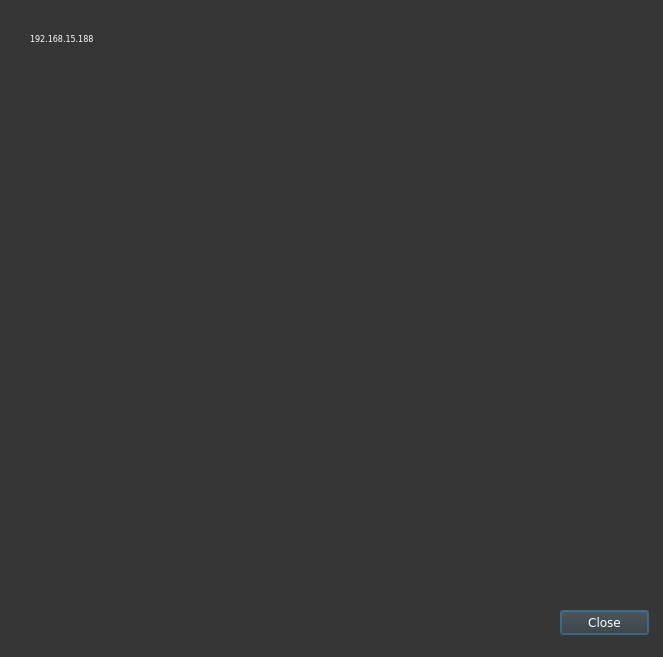
<?xml version="1.0" encoding="UTF-8"?>
<ui version="4.0">
 <class>MessagesList</class>
 <widget class="QDialog" name="MessagesList">
  <property name="geometry">
   <rect>
    <x>0</x>
    <y>0</y>
    <width>663</width>
    <height>657</height>
   </rect>
  </property>
  <property name="palette">
   <palette>
    <active>
     <colorrole role="WindowText">
      <brush brushstyle="SolidPattern">
       <color alpha="255">
        <red>255</red>
        <green>255</green>
        <blue>255</blue>
       </color>
      </brush>
     </colorrole>
     <colorrole role="Button">
      <brush brushstyle="SolidPattern">
       <color alpha="255">
        <red>54</red>
        <green>54</green>
        <blue>54</blue>
       </color>
      </brush>
     </colorrole>
     <colorrole role="Light">
      <brush brushstyle="SolidPattern">
       <color alpha="255">
        <red>81</red>
        <green>81</green>
        <blue>81</blue>
       </color>
      </brush>
     </colorrole>
     <colorrole role="Midlight">
      <brush brushstyle="SolidPattern">
       <color alpha="255">
        <red>67</red>
        <green>67</green>
        <blue>67</blue>
       </color>
      </brush>
     </colorrole>
     <colorrole role="Dark">
      <brush brushstyle="SolidPattern">
       <color alpha="255">
        <red>27</red>
        <green>27</green>
        <blue>27</blue>
       </color>
      </brush>
     </colorrole>
     <colorrole role="Mid">
      <brush brushstyle="SolidPattern">
       <color alpha="255">
        <red>36</red>
        <green>36</green>
        <blue>36</blue>
       </color>
      </brush>
     </colorrole>
     <colorrole role="Text">
      <brush brushstyle="SolidPattern">
       <color alpha="255">
        <red>255</red>
        <green>255</green>
        <blue>255</blue>
       </color>
      </brush>
     </colorrole>
     <colorrole role="BrightText">
      <brush brushstyle="SolidPattern">
       <color alpha="255">
        <red>255</red>
        <green>255</green>
        <blue>255</blue>
       </color>
      </brush>
     </colorrole>
     <colorrole role="ButtonText">
      <brush brushstyle="SolidPattern">
       <color alpha="255">
        <red>255</red>
        <green>255</green>
        <blue>255</blue>
       </color>
      </brush>
     </colorrole>
     <colorrole role="Base">
      <brush brushstyle="SolidPattern">
       <color alpha="255">
        <red>64</red>
        <green>64</green>
        <blue>64</blue>
       </color>
      </brush>
     </colorrole>
     <colorrole role="Window">
      <brush brushstyle="SolidPattern">
       <color alpha="255">
        <red>54</red>
        <green>54</green>
        <blue>54</blue>
       </color>
      </brush>
     </colorrole>
     <colorrole role="Shadow">
      <brush brushstyle="SolidPattern">
       <color alpha="255">
        <red>0</red>
        <green>0</green>
        <blue>0</blue>
       </color>
      </brush>
     </colorrole>
     <colorrole role="AlternateBase">
      <brush brushstyle="SolidPattern">
       <color alpha="255">
        <red>27</red>
        <green>27</green>
        <blue>27</blue>
       </color>
      </brush>
     </colorrole>
     <colorrole role="ToolTipBase">
      <brush brushstyle="SolidPattern">
       <color alpha="255">
        <red>255</red>
        <green>255</green>
        <blue>220</blue>
       </color>
      </brush>
     </colorrole>
     <colorrole role="ToolTipText">
      <brush brushstyle="SolidPattern">
       <color alpha="255">
        <red>0</red>
        <green>0</green>
        <blue>0</blue>
       </color>
      </brush>
     </colorrole>
    </active>
    <inactive>
     <colorrole role="WindowText">
      <brush brushstyle="SolidPattern">
       <color alpha="255">
        <red>255</red>
        <green>255</green>
        <blue>255</blue>
       </color>
      </brush>
     </colorrole>
     <colorrole role="Button">
      <brush brushstyle="SolidPattern">
       <color alpha="255">
        <red>54</red>
        <green>54</green>
        <blue>54</blue>
       </color>
      </brush>
     </colorrole>
     <colorrole role="Light">
      <brush brushstyle="SolidPattern">
       <color alpha="255">
        <red>81</red>
        <green>81</green>
        <blue>81</blue>
       </color>
      </brush>
     </colorrole>
     <colorrole role="Midlight">
      <brush brushstyle="SolidPattern">
       <color alpha="255">
        <red>67</red>
        <green>67</green>
        <blue>67</blue>
       </color>
      </brush>
     </colorrole>
     <colorrole role="Dark">
      <brush brushstyle="SolidPattern">
       <color alpha="255">
        <red>27</red>
        <green>27</green>
        <blue>27</blue>
       </color>
      </brush>
     </colorrole>
     <colorrole role="Mid">
      <brush brushstyle="SolidPattern">
       <color alpha="255">
        <red>36</red>
        <green>36</green>
        <blue>36</blue>
       </color>
      </brush>
     </colorrole>
     <colorrole role="Text">
      <brush brushstyle="SolidPattern">
       <color alpha="255">
        <red>255</red>
        <green>255</green>
        <blue>255</blue>
       </color>
      </brush>
     </colorrole>
     <colorrole role="BrightText">
      <brush brushstyle="SolidPattern">
       <color alpha="255">
        <red>255</red>
        <green>255</green>
        <blue>255</blue>
       </color>
      </brush>
     </colorrole>
     <colorrole role="ButtonText">
      <brush brushstyle="SolidPattern">
       <color alpha="255">
        <red>255</red>
        <green>255</green>
        <blue>255</blue>
       </color>
      </brush>
     </colorrole>
     <colorrole role="Base">
      <brush brushstyle="SolidPattern">
       <color alpha="255">
        <red>64</red>
        <green>64</green>
        <blue>64</blue>
       </color>
      </brush>
     </colorrole>
     <colorrole role="Window">
      <brush brushstyle="SolidPattern">
       <color alpha="255">
        <red>54</red>
        <green>54</green>
        <blue>54</blue>
       </color>
      </brush>
     </colorrole>
     <colorrole role="Shadow">
      <brush brushstyle="SolidPattern">
       <color alpha="255">
        <red>0</red>
        <green>0</green>
        <blue>0</blue>
       </color>
      </brush>
     </colorrole>
     <colorrole role="AlternateBase">
      <brush brushstyle="SolidPattern">
       <color alpha="255">
        <red>27</red>
        <green>27</green>
        <blue>27</blue>
       </color>
      </brush>
     </colorrole>
     <colorrole role="ToolTipBase">
      <brush brushstyle="SolidPattern">
       <color alpha="255">
        <red>255</red>
        <green>255</green>
        <blue>220</blue>
       </color>
      </brush>
     </colorrole>
     <colorrole role="ToolTipText">
      <brush brushstyle="SolidPattern">
       <color alpha="255">
        <red>0</red>
        <green>0</green>
        <blue>0</blue>
       </color>
      </brush>
     </colorrole>
    </inactive>
    <disabled>
     <colorrole role="WindowText">
      <brush brushstyle="SolidPattern">
       <color alpha="255">
        <red>27</red>
        <green>27</green>
        <blue>27</blue>
       </color>
      </brush>
     </colorrole>
     <colorrole role="Button">
      <brush brushstyle="SolidPattern">
       <color alpha="255">
        <red>54</red>
        <green>54</green>
        <blue>54</blue>
       </color>
      </brush>
     </colorrole>
     <colorrole role="Light">
      <brush brushstyle="SolidPattern">
       <color alpha="255">
        <red>81</red>
        <green>81</green>
        <blue>81</blue>
       </color>
      </brush>
     </colorrole>
     <colorrole role="Midlight">
      <brush brushstyle="SolidPattern">
       <color alpha="255">
        <red>67</red>
        <green>67</green>
        <blue>67</blue>
       </color>
      </brush>
     </colorrole>
     <colorrole role="Dark">
      <brush brushstyle="SolidPattern">
       <color alpha="255">
        <red>27</red>
        <green>27</green>
        <blue>27</blue>
       </color>
      </brush>
     </colorrole>
     <colorrole role="Mid">
      <brush brushstyle="SolidPattern">
       <color alpha="255">
        <red>36</red>
        <green>36</green>
        <blue>36</blue>
       </color>
      </brush>
     </colorrole>
     <colorrole role="Text">
      <brush brushstyle="SolidPattern">
       <color alpha="255">
        <red>27</red>
        <green>27</green>
        <blue>27</blue>
       </color>
      </brush>
     </colorrole>
     <colorrole role="BrightText">
      <brush brushstyle="SolidPattern">
       <color alpha="255">
        <red>255</red>
        <green>255</green>
        <blue>255</blue>
       </color>
      </brush>
     </colorrole>
     <colorrole role="ButtonText">
      <brush brushstyle="SolidPattern">
       <color alpha="255">
        <red>27</red>
        <green>27</green>
        <blue>27</blue>
       </color>
      </brush>
     </colorrole>
     <colorrole role="Base">
      <brush brushstyle="SolidPattern">
       <color alpha="255">
        <red>54</red>
        <green>54</green>
        <blue>54</blue>
       </color>
      </brush>
     </colorrole>
     <colorrole role="Window">
      <brush brushstyle="SolidPattern">
       <color alpha="255">
        <red>54</red>
        <green>54</green>
        <blue>54</blue>
       </color>
      </brush>
     </colorrole>
     <colorrole role="Shadow">
      <brush brushstyle="SolidPattern">
       <color alpha="255">
        <red>0</red>
        <green>0</green>
        <blue>0</blue>
       </color>
      </brush>
     </colorrole>
     <colorrole role="AlternateBase">
      <brush brushstyle="SolidPattern">
       <color alpha="255">
        <red>54</red>
        <green>54</green>
        <blue>54</blue>
       </color>
      </brush>
     </colorrole>
     <colorrole role="ToolTipBase">
      <brush brushstyle="SolidPattern">
       <color alpha="255">
        <red>255</red>
        <green>255</green>
        <blue>220</blue>
       </color>
      </brush>
     </colorrole>
     <colorrole role="ToolTipText">
      <brush brushstyle="SolidPattern">
       <color alpha="255">
        <red>0</red>
        <green>0</green>
        <blue>0</blue>
       </color>
      </brush>
     </colorrole>
    </disabled>
   </palette>
  </property>
  <property name="font">
   <font>
    <family>Verdana</family>
   </font>
  </property>
  <property name="windowTitle">
   <string>Messages</string>
  </property>
  <widget class="QPushButton" name="pushButton_3">
   <property name="geometry">
    <rect>
     <x>560</x>
     <y>610</y>
     <width>89</width>
     <height>25</height>
    </rect>
   </property>
   <property name="text">
    <string>Close</string>
   </property>
  </widget>
  <widget class="QLabel" name="label">
   <property name="geometry">
    <rect>
     <x>30</x>
     <y>30</y>
     <width>67</width>
     <height>17</height>
    </rect>
   </property>
   <property name="font">
    <font>
     <pointsize>6</pointsize>
    </font>
   </property>
   <property name="text">
    <string>192.168.15.188</string>
   </property>
  </widget>
 </widget>
 <resources/>
 <connections/>
</ui>
